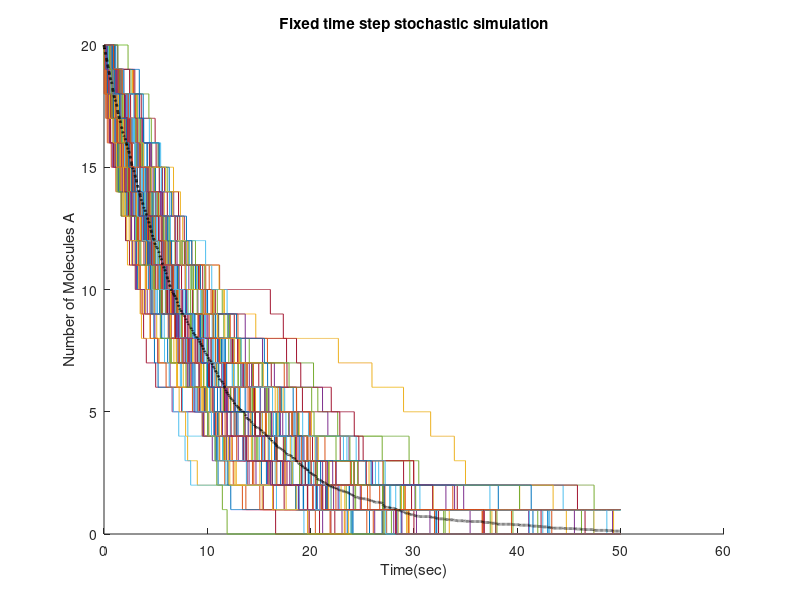

Here is the MATLAB script that generated this plot:
clear; clc;

Nrun = 100; % num simulation
nstep = 10000; % num step
A = zeros(Nrun,nstep);
A(1:Nrun,1) = 20;
k = 0.1;
dt = 0.005;
t(1) = 0;
for i=1:Nrun
    for j=1:nstep
        if A(i,j) > 0
            if rand(1)<k*dt*A(i,j)
                A(i,j+1) = A(i,j)-1;
            else
                A(i,j+1) = A(i,j);
            end
        else
            A(i,j+1) = A(i,j);
        end
        t(j+1) = t(j)+dt;
    end
end
figure;
hold on;
plot(t, A);
plot(t, mean(A,1),'--k','Linewidth',2);
xlabel('Time(sec)');
ylabel('Number of Molecules A');
title('Fixed time step stochastic simulation');
